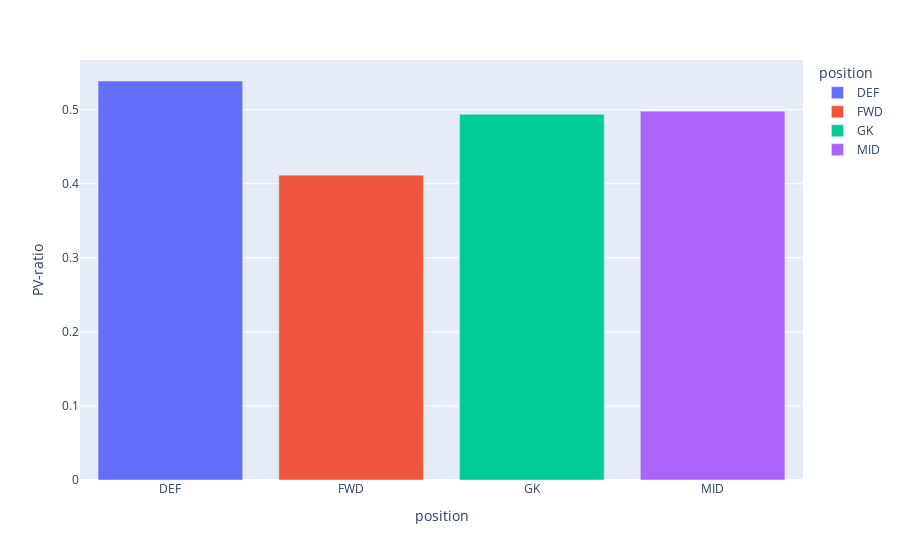

The cell this chart's notebook holds for it:
### Markdown cell above
Objective: $F = \sum_{i=0}^{N}(x_i + y_i) * V_i$

Constraints:

$\sum_{i=0}^{N}(x_i+y_i) * C_i \le 100$

$\sum_{i=0}^{N}x_i = 11$

$\sum_{i=0}^{N}x_i + y_i = 15$

 $\sum_{j \in G}x_j = 1$
 
  $\sum_{j \in G}x_j +y_j = 2$

$3 \le \sum_{j \in D}x_j \le 5$

$\sum_{j \in D}x_j + y_j = 5$

$3 \le \sum_{j \in M}x_j \le 5$

$\sum_{j \in M}x_j + y_j = 5$

$1 \le \sum_{j \in F}x_j \le 3$

$\sum_{j \in F}x_j + y_j \le 3$

$\sum_{j \in T_k}x_j + y_j \le 3$

### Code cell
# boxplot possibly?
avg_ratio_pos = agg_points_val.groupby('position')[['PV-ratio']].mean().reset_index()
px.bar(avg_ratio_pos, 
       x= 'position', 
       y= 'PV-ratio', 
       color= 'position').show()

### Figure 1 — Plotly figure (JSON) as saved in the notebook; plotly's stock layout.template omitted (floating-point values rounded to 4 significant figures)
{"data": [{"alignmentgroup": "True", "hovertemplate": "position=%{x}<br>PV-ratio=%{y}<extra></extra>", "legendgroup": "DEF", "marker": {"color": "#636efa"}, "name": "DEF", "offsetgroup": "DEF", "orientation": "v", "showlegend": true, "textposition": "auto", "type": "bar", "x": ["DEF"], "xaxis": "x", "y": [0.5386], "yaxis": "y"}, {"alignmentgroup": "True", "hovertemplate": "position=%{x}<br>PV-ratio=%{y}<extra></extra>", "legendgroup": "FWD", "marker": {"color": "#EF553B"}, "name": "FWD", "offsetgroup": "FWD", "orientation": "v", "showlegend": true, "textposition": "auto", "type": "bar", "x": ["FWD"], "xaxis": "x", "y": [0.4116], "yaxis": "y"}, {"alignmentgroup": "True", "hovertemplate": "position=%{x}<br>PV-ratio=%{y}<extra></extra>", "legendgroup": "GK", "marker": {"color": "#00cc96"}, "name": "GK", "offsetgroup": "GK", "orientation": "v", "showlegend": true, "textposition": "auto", "type": "bar", "x": ["GK"], "xaxis": "x", "y": [0.4937], "yaxis": "y"}, {"alignmentgroup": "True", "hovertemplate": "position=%{x}<br>PV-ratio=%{y}<extra></extra>", "legendgroup": "MID", "marker": {"color": "#ab63fa"}, "name": "MID", "offsetgroup": "MID", "orientation": "v", "showlegend": true, "textposition": "auto", "type": "bar", "x": ["MID"], "xaxis": "x", "y": [0.4979], "yaxis": "y"}], "layout": {"barmode": "relative", "legend": {"title": {"text": "position"}, "tracegroupgap": 0}, "margin": {"t": 60}, "xaxis": {"anchor": "y", "categoryarray": ["DEF", "FWD", "GK", "MID"], "categoryorder": "array", "domain": [0, 1], "title": {"text": "position"}}, "yaxis": {"anchor": "x", "domain": [0, 1], "title": {"text": "PV-ratio"}}}}
